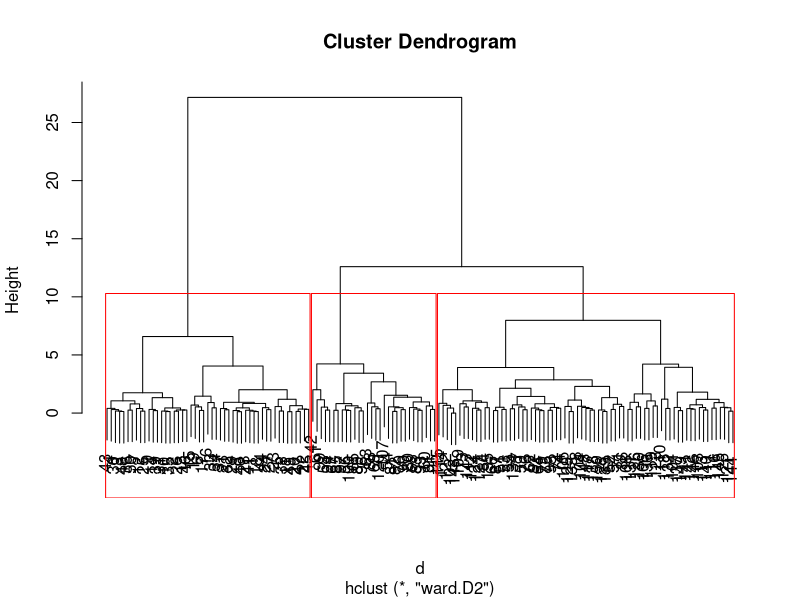
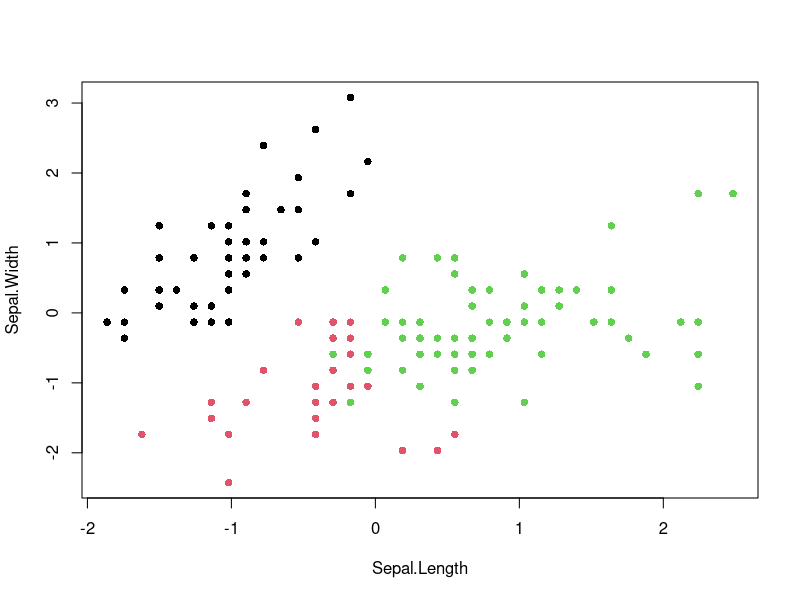
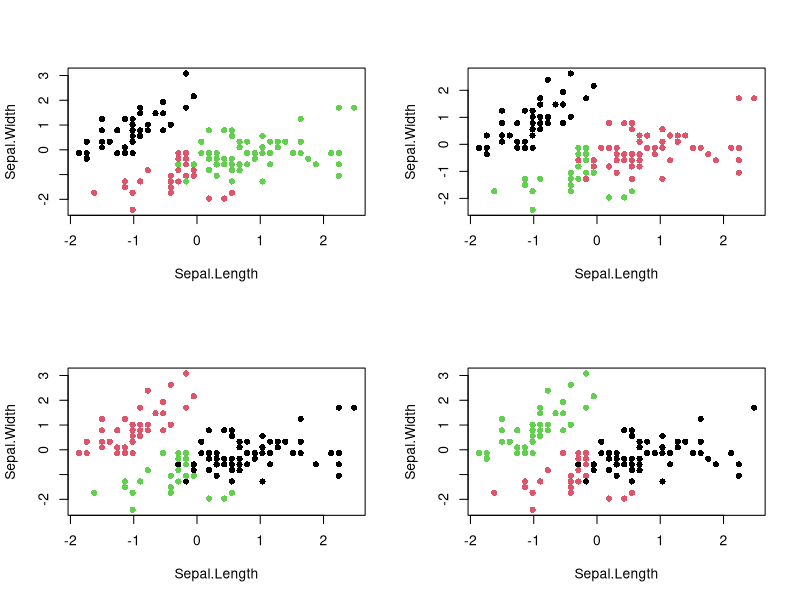
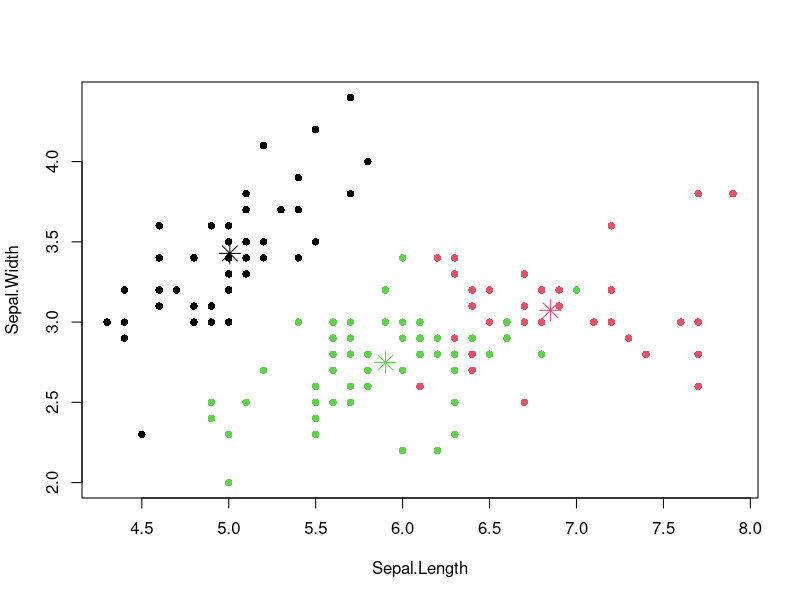
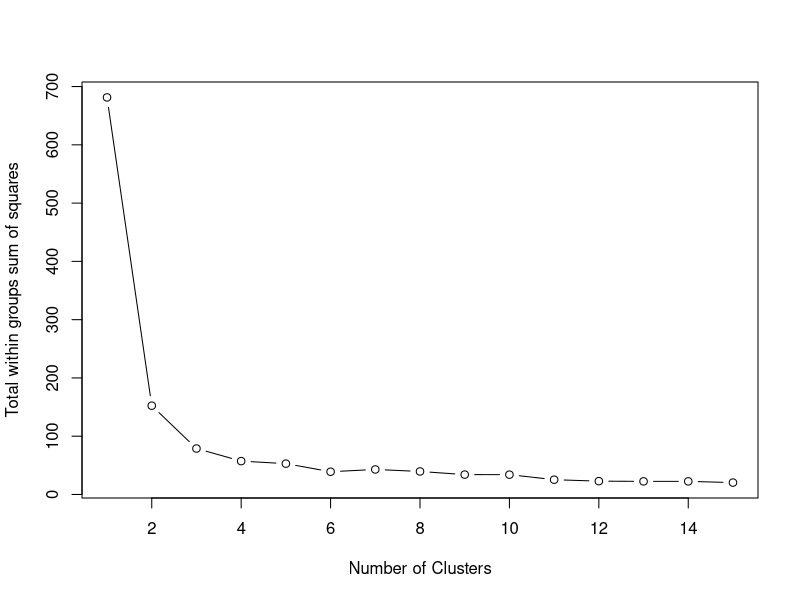
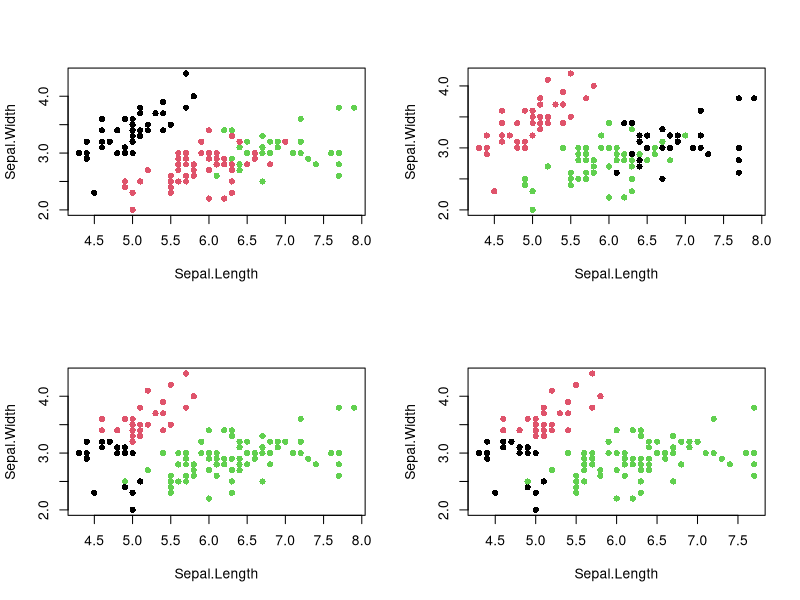

Recreate these plots in R, in order.
# Removing all the variables from the workspace
rm(list=ls(all=TRUE))

# To specify seeds
set.seed(1234)

# Taking iris data
data <- iris
head(data)

# Drop class labels (Species)
data$Species <- NULL
head(data)
dim(data)

# Standardize variables using scale function 
#-------------------
# Understand scale function 
x <- matrix(1:10, ncol = 2)
x
scale(x, scale = F)
scale(x, center=F,scale = F)
scale(x, scale = T)
scale(x, center=F,scale = T)
rm(x)
#-------------------
data1 = data #For k-means clustering

data <- data.frame(scale(data))
data


# ---------Hierarchical Clustering-----------------#
# Calculate distance
d <- dist(data, method = "euclidean") 
d

# Ward Hierarchical Clustering
fit <- hclust(d, method="ward.D2")

# display dendogram
plot(fit)

# draw dendogram with red borders around the 3 clusters
rect.hclust(fit, k=3, border="red") 

# cut tree into 3 clusters
cluster_Num <- cutree(fit, k=3) 
cluster_Num

data = data.frame(data, cluster_Num)

plot(data[c("Sepal.Length", "Sepal.Width")],
     col = data$cluster_Num, pch = 16)

## Stability of the clusters
# We will randomly sample 135 datapoints and plot the clusters to visualise
par(mfrow = c(2, 2))

set.seed(1234)
for (i in 1:4){
  # Randomly sample 135 data points
  sample_data = data[sample(1:nrow(data), 135),] 
  d <- dist(sample_data, method = "euclidean") 
  fit <- hclust(d, method="ward.D2")
  cluster_Num <- cutree(fit, k=3)
  #plot each sample to visualise the clusters
  plot(sample_data[,c("Sepal.Length", "Sepal.Width")] , 
       col = cluster_Num, pch = 16)
  #The clusters obtained look stable
}
#resetting to original
par(mfrow = c(1,1))
rm(sample_data)


# ---------k-means Clustering-----------------#
# Running kmeans 
clus <- kmeans(data1, 3)
clus

clus$cluster

table(clus$cluster)
clus$size

# Calculation of cluster centers
x = split(data1, clus$cluster)
x
class(x)
class(x[[1]])
sapply(x, function(x) scale(x, scale = FALSE)) 
rm(x)

clus$centers

# Calculation of betweenss
clus$cluster
clus$centers
x = clus$centers[clus$cluster,]
x
scale(x, scale = FALSE)
scale(x, scale = TRUE)
scale(x, scale = FALSE)^2
sum(scale(x, scale = FALSE)^2)
rm(x)
clus$betweenss

# Calculation of withinss
x = split(data1, clus$cluster)
sapply(x, function(x) sum(scale(x, scale = FALSE)^2)) 
rm(x)

clus$withinss

# Calculation of total withinss
sum(clus$withinss)
clus$tot.withinss

# Calculation of totalss
clus$tot.withinss +  clus$betweenss
clus$totss

# Check clustering result against class labels (Species)
table(clus$clus, iris$Species)

# Observation
#   Class "setosa" can be easily separated from the other clusters
#   Classes "versicolor" and "virginica" are to a small degree overlapped with each other.

plot(data1[c("Sepal.Length", "Sepal.Width")], 
     col = clus$cluster, pch = 16)
points(clus$centers[, c("Sepal.Length", "Sepal.Width")],
       col = 1:3, pch = 8, cex = 2) # plot cluster centers
rm(clus)

# Identifying right number of clusters
tot.wss <- 0
set.seed(1234)
for (i in 1:15) {
  tot.wss[i] <- kmeans(data1,centers=i)$tot.withinss
}

plot(1:15, tot.wss, 
     type="b", 
     xlab="Number of Clusters",
     ylab="Total within groups sum of squares") 
rm(i, tot.wss)
# Cluster may vary based on the where inition cluster center are picked 
# So, re-run the above code multiple time with different set.seed and find the right K

# From the above analysis k = 3 looks better 
# K-Means Cluster Analysis

clus <- kmeans(data1, 3) # 3 cluster solution

# append cluster numbers
data1 <- data.frame(data1, "cluster_Num" = clus$cluster) 
head(data1)

rm(clus)

## Stability of the clusters
# We will randomly sample 135 datapoints and plot the kmeans clusters to visualise
par(mfrow = c(2, 2))

set.seed(1234)
for (i in 1:4){
  # Randomly sample 135 data points
  sample_data = data1[sample(1:nrow(data1), 135),] 
  #Based on domain knowledge, we will go with 3 as the cluster numbers
  clus <- kmeans(sample_data, 3)
  #plot each sample to visualise the clusters
  plot(sample_data[,c("Sepal.Length", "Sepal.Width")] , col = clus$cluster, pch = 16)
  #Here clusters in Figures 2,3 and 4 look stable
}
#resetting to original
par(mfrow = c(1,1))

# ------------------------------------end------------------------------------------------------------------------------